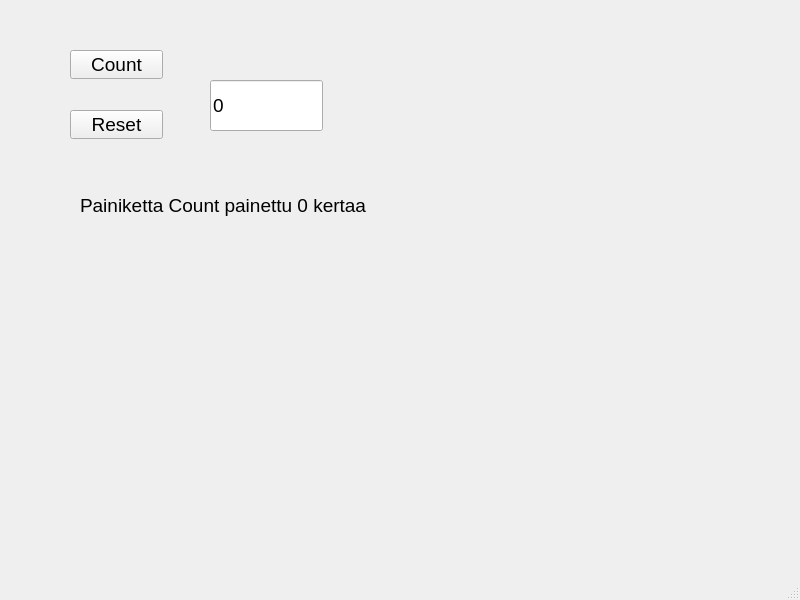
<?xml version="1.0" encoding="UTF-8"?>
<ui version="4.0">
 <class>MainWindow</class>
 <widget class="QMainWindow" name="MainWindow">
  <property name="geometry">
   <rect>
    <x>0</x>
    <y>0</y>
    <width>800</width>
    <height>600</height>
   </rect>
  </property>
  <property name="windowTitle">
   <string>MainWindow</string>
  </property>
  <widget class="QWidget" name="centralwidget">
   <widget class="QPushButton" name="btnCount">
    <property name="geometry">
     <rect>
      <x>70</x>
      <y>50</y>
      <width>93</width>
      <height>29</height>
     </rect>
    </property>
    <property name="font">
     <font>
      <pointsize>14</pointsize>
     </font>
    </property>
    <property name="text">
     <string>Count</string>
    </property>
   </widget>
   <widget class="QPushButton" name="btnReset">
    <property name="geometry">
     <rect>
      <x>70</x>
      <y>110</y>
      <width>93</width>
      <height>29</height>
     </rect>
    </property>
    <property name="font">
     <font>
      <pointsize>14</pointsize>
     </font>
    </property>
    <property name="text">
     <string>Reset</string>
    </property>
   </widget>
   <widget class="QLabel" name="labelInfo">
    <property name="geometry">
     <rect>
      <x>80</x>
      <y>190</y>
      <width>431</width>
      <height>31</height>
     </rect>
    </property>
    <property name="font">
     <font>
      <pointsize>14</pointsize>
     </font>
    </property>
    <property name="text">
     <string>Painiketta Count painettu 0 kertaa</string>
    </property>
   </widget>
   <widget class="QLineEdit" name="txtResult">
    <property name="geometry">
     <rect>
      <x>210</x>
      <y>80</y>
      <width>113</width>
      <height>51</height>
     </rect>
    </property>
    <property name="font">
     <font>
      <pointsize>14</pointsize>
     </font>
    </property>
    <property name="text">
     <string>0</string>
    </property>
   </widget>
  </widget>
  <widget class="QMenuBar" name="menubar">
   <property name="geometry">
    <rect>
     <x>0</x>
     <y>0</y>
     <width>800</width>
     <height>22</height>
    </rect>
   </property>
  </widget>
  <widget class="QStatusBar" name="statusbar"/>
 </widget>
 <resources/>
 <connections/>
</ui>
